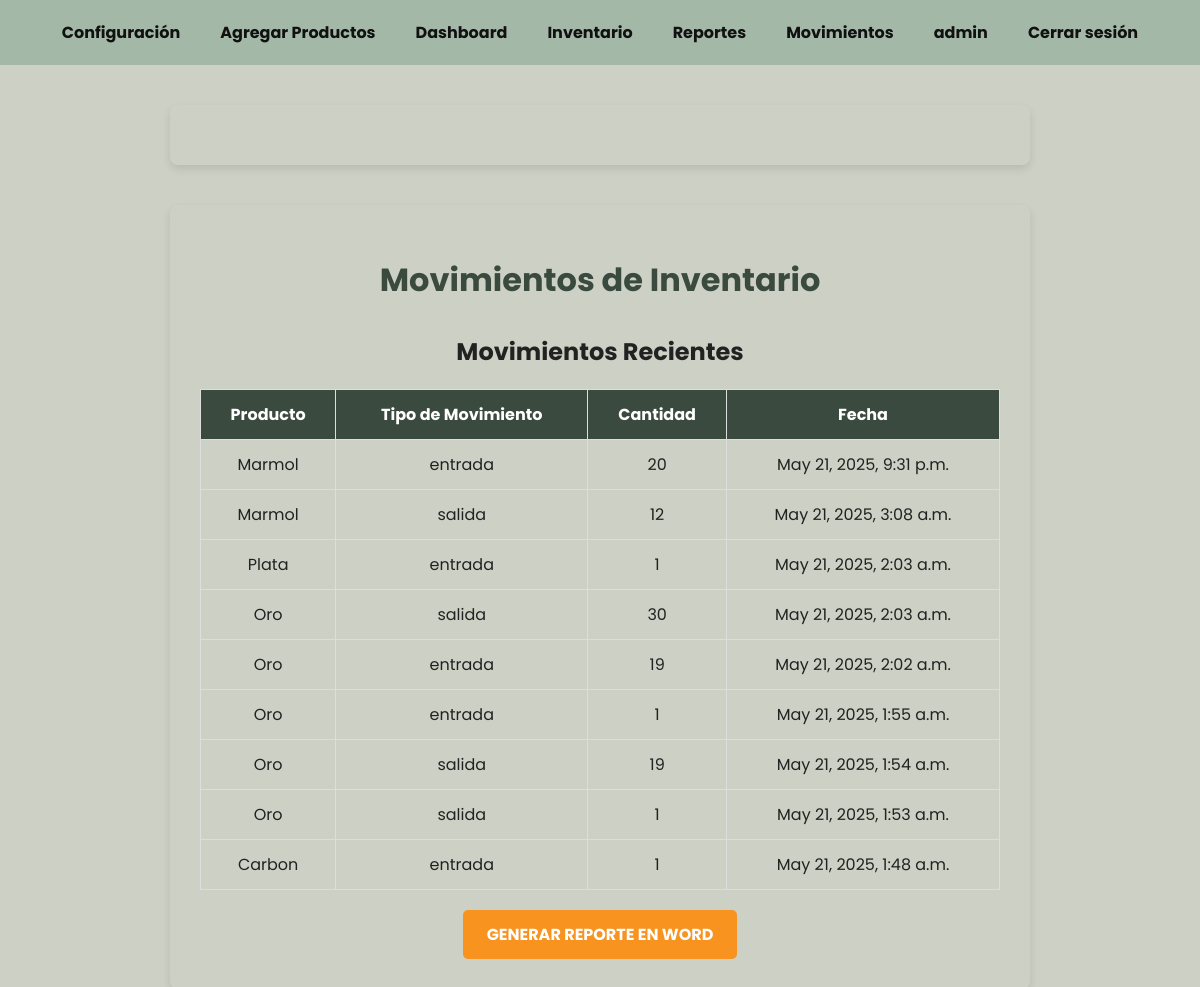
The page /reportes/ (signed in) on the database as committed earlier.
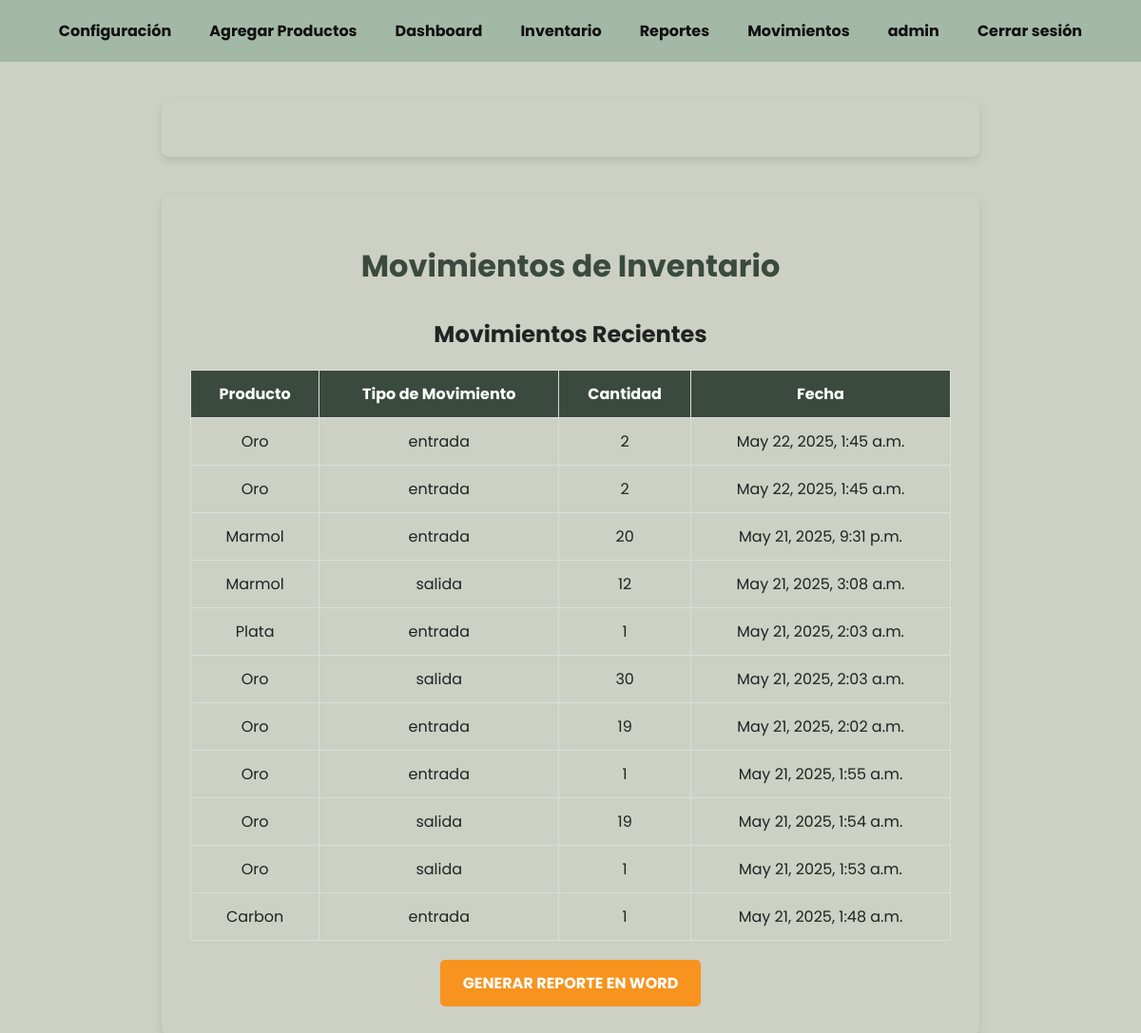
The same page on the database as committed later.
### inventario_app/models.py (models this page shows, shortened)
class Movimiento(models.Model):
    TIPO_MOVIMIENTO = (
        ('entrada', 'Entrada'),
        ('salida', 'Salida'),
    )
    producto = models.ForeignKey(Producto, on_delete=models.CASCADE)
    tipo_movimiento = models.CharField(max_length=7, choices=TIPO_MOVIMIENTO)
    cantidad = models.IntegerField()
    fecha = models.DateTimeField(auto_now_add=True)
    usuario = models.ForeignKey(User, on_delete=models.CASCADE)

class Producto(models.Model):
    nombre = models.CharField(max_length=255)
    descripcion = models.TextField()
    stock = models.IntegerField()
    precio = models.DecimalField(max_digits=10, decimal_places=2)
    imagen = models.ImageField(upload_to='productos/', null=True, blank=True)
    created_at = models.DateTimeField(auto_now_add=True)
    updated_at = models.DateTimeField(auto_now=True)
    estado = models.BooleanField(default=True)
    fecha_vencimiento = models.DateField(null=True, blank=True)  # Fecha de vencimiento del producto

### inventario_app/views.py (the view)
# urls.py: path('reportes/', views.reportes_view, name='reportes'),
@login_required
def reportes_view(request):
    movimientos = Movimiento.objects.all().order_by('-fecha')
    return render(request, 'inventario_app/reportes.html', {
        'movimientos': movimientos,
        'movimientos_count': movimientos.count(),
    })

### inventario_app/context_processors.py (called while the page is built)
def admin_check(request):
    print(f"Verificando usuario: {request.user.username}")  # Esto te confirmará que el context processor se ejecuta.
    if not request.user.is_authenticated:
        return {'es_admin': False}
    es_admin = request.user.groups.filter(name='Administrador').exists()
    print(es_admin)
    return {'es_admin': es_admin}

### inventario_app/templates/inventario_app/reportes.html (shortened to what this page needs)
<!DOCTYPE html>
<html lang="es">
<head>
</head>
<body>
    {% include "inventario_app/navbar.html" %}
    <div class="container">
        <h1>Movimientos de Inventario</h1>
        <h2>Movimientos Recientes</h2>
        <table>
            <thead>
                <tr>
                    <th>Producto</th>
                    <th>Tipo de Movimiento</th>
                    <th>Cantidad</th>
                    <th>Fecha</th>
                </tr>
            </thead>
            <tbody>
                {% for movimiento in movimientos %}
                    <tr>
                        <td>{{ movimiento.producto.nombre }}</td>
                        <td>{{ movimiento.tipo_movimiento }}</td>
                        <td>{{ movimiento.cantidad }}</td>
                        <td>{{ movimiento.fecha }}</td>
                    </tr>
                {% empty %}
                    <tr>
                        <td colspan="4" style="text-align:center; padding: 20px; color: #666;">
                            No hay movimientos registrados.
                        </td>
                    </tr>
                {% endfor %}
            </tbody>
        </table>
        <a href="{% url 'generar_reporte_word' %}" class="button">Generar Reporte en Word</a>
    </div>
</body>
</html>

Rows that differ between the two databases and show on the page:
added Movimiento: producto.nombre "Oro", tipo_movimiento "entrada", cantidad "2", fecha "May 22, 2025, 1:45 a.m."
added Movimiento: producto.nombre "Oro", tipo_movimiento "entrada", cantidad "2", fecha "May 22, 2025, 1:45 a.m."
